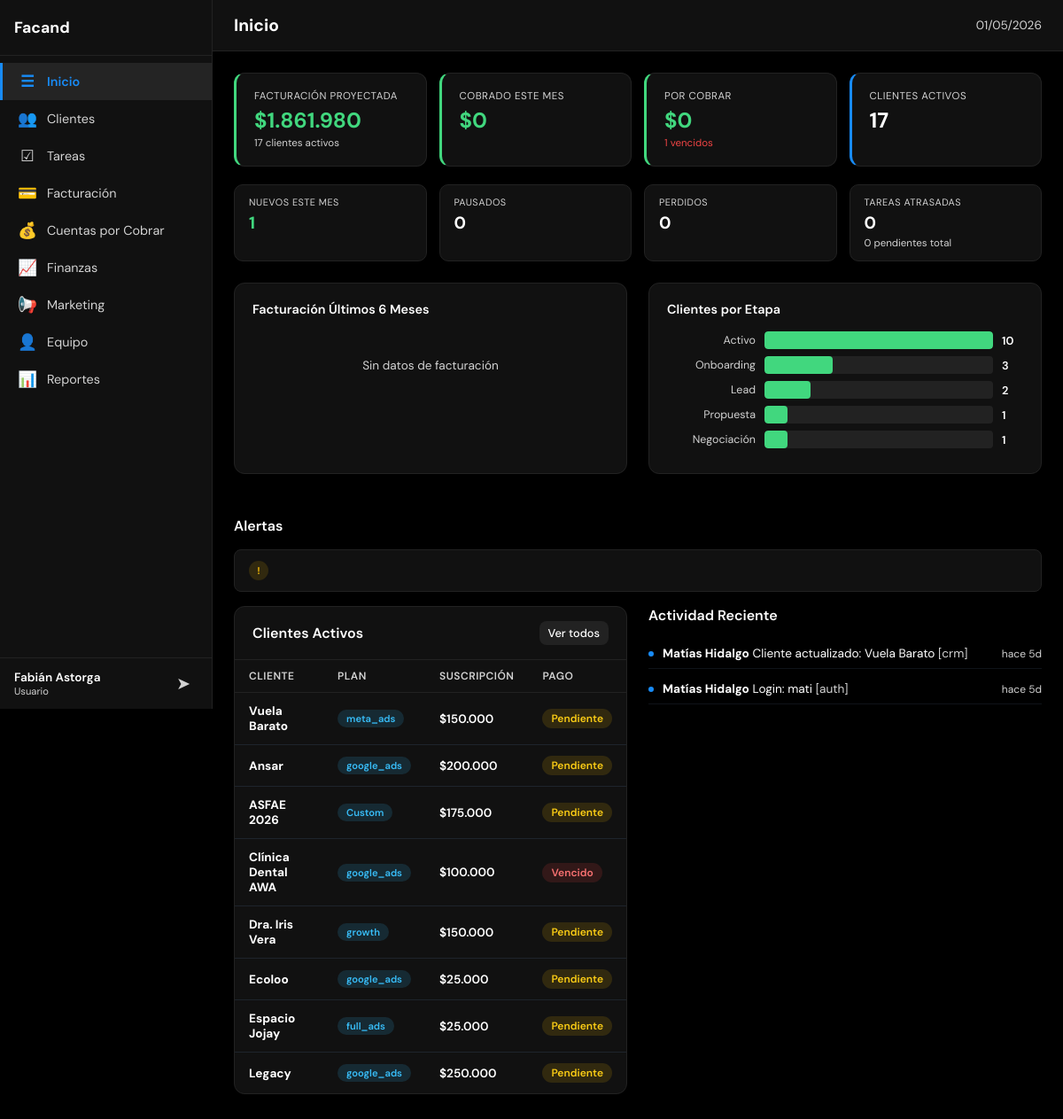
The app's page /index.php (signed in) with its own data.
### tables this page shows
CREATE TABLE usuarios (
            id INTEGER PRIMARY KEY AUTOINCREMENT,
            username TEXT UNIQUE NOT NULL,
            password_hash TEXT NOT NULL,
            nombre TEXT NOT NULL,
            email TEXT DEFAULT '',
            role TEXT NOT NULL DEFAULT 'user' CHECK(role IN ('admin','user')),
            activo INTEGER NOT NULL DEFAULT 1,
            last_login TEXT,
            created_at TEXT DEFAULT (datetime('now')),
            updated_at TEXT DEFAULT (datetime('now'))
        );

CREATE TABLE clientes (
    id INTEGER PRIMARY KEY AUTOINCREMENT,
    nombre TEXT NOT NULL,
    rut TEXT DEFAULT '',
    email TEXT DEFAULT '',
    telefono TEXT DEFAULT '',
    direccion TEXT DEFAULT '',
    contacto_nombre TEXT DEFAULT '',
    contacto_cargo TEXT DEFAULT '',
    tipo TEXT NOT NULL DEFAULT 'prospecto' CHECK(tipo IN ('prospecto','activo','inactivo','cerrado')),
    etapa_pipeline TEXT NOT NULL DEFAULT 'lead' CHECK(etapa_pipeline IN ('lead','contactado','propuesta','negociacion','onboarding','activo','cerrado_ganado','cerrado_perdido')),
    rubro TEXT DEFAULT '',
    plan TEXT DEFAULT '',
    fee_mensual INTEGER DEFAULT 0,
    servicios TEXT DEFAULT '',
    herramientas TEXT DEFAULT '',
    presupuesto_ads TEXT DEFAULT '',
    etapa TEXT DEFAULT '',
    estado_pago TEXT DEFAULT 'pendiente' CHECK(estado_pago IN ('pendiente','pagado','vencido','canje')),
    url_dashboard TEXT DEFAULT '',
    responsable_id INTEGER,
    notas TEXT DEFAULT '',
    created_at TEXT DEFAULT (datetime('now')),
    updated_at TEXT DEFAULT (datetime('now')),
    FOREIGN KEY (responsable_id) REFERENCES equipo(id) ON DELETE SET NULL
);

CREATE TABLE actividad (
            id INTEGER PRIMARY KEY AUTOINCREMENT,
            modulo TEXT NOT NULL,
            accion TEXT NOT NULL,
            cliente_id INTEGER,
            usuario_id INTEGER,
            created_at TEXT DEFAULT (datetime('now'))
        );

### modules/home.php (the view, shortened to what the rows shown need)
<?php
$clientes_recientes = query_all('SELECT nombre, plan, fee_mensual, etapa, estado_pago FROM clientes WHERE tipo = "activo" ORDER BY updated_at DESC LIMIT 8');
$actividad = query_all('SELECT a.*, u.nombre as usuario FROM actividad a LEFT JOIN usuarios u ON a.usuario_id = u.id ORDER BY a.created_at DESC LIMIT 10');
?>
<div class="grid-2">
    <div class="table-container">
        <table>
            <thead><tr><th>Cliente</th><th>Plan</th><th>Suscripción</th><th>Pago</th></tr></thead>
            <tbody>
            <?php foreach ($clientes_recientes as $c): ?>
            <tr>
                <td><strong><?= safe($c['nombre']) ?></strong></td>
                <td><span class="badge status-info" style="font-size:.7rem"><?= safe($c['plan'] ?: 'Custom') ?></span></td>
                <td style="font-weight:600"><?= $c['fee_mensual'] > 0 ? format_money($c['fee_mensual']) : '-' ?></td>
                <td><span class="badge <?= $c['estado_pago'] === 'pagado' ? 'status-success' : ($c['estado_pago'] === 'vencido' ? 'status-danger' : ($c['estado_pago'] === 'canje' ? 'status-muted' : 'status-warning')) ?>"><?= ucfirst($c['estado_pago']) ?></span></td>
            </tr>
            <?php endforeach; ?>
            </tbody>
        </table>
    </div>
    <div>
        <?php if (empty($actividad)): ?>
            <div style="color:var(--text-muted);font-size:.85rem;padding:20px 0;">Sin actividad registrada.</div>
        <?php else: ?>
        <div class="activity-list">
            <?php foreach ($actividad as $act): ?>
            <div class="activity-item">
                <span class="activity-dot"></span>
                <span class="activity-text"><strong><?= safe($act['usuario'] ?? 'Sistema') ?></strong> <?= safe($act['accion']) ?> <span style="color:var(--text-muted)">[<?= safe($act['modulo']) ?>]</span></span>
                <span class="activity-time"><?= time_ago($act['created_at']) ?></span>
            </div>
            <?php endforeach; ?>
        </div>
        <?php endif; ?>
    </div>
</div>

### index.php (shortened to what the rows shown need)
<?php
require_once __DIR__ . '/includes/auth.php';
$app = require __DIR__ . '/config/app.php';
$all_modules = require __DIR__ . '/config/modules.php';
$page = $_GET['page'] ?? 'home';
$module_info = $all_modules[$page];
?>
<!DOCTYPE html>
<html lang="es">
<head>
    <link rel="stylesheet" href="css/styles.css">
</head>
<body>
    <aside class="sidebar" id="sidebar">
        <div class="sidebar-header">
            <h2 class="sidebar-brand"><?= safe($app['name']) ?></h2>
        </div>
        <div class="sidebar-footer">
            <div class="user-info">
                <span class="user-name"><?= safe($current_user['nombre']) ?></span>
                <span class="user-role"><?= $current_user['role'] === 'admin' ? 'Administrador' : 'Usuario' ?></span>
            </div>
        </div>
    </aside>
    <main class="main-content">
        <header class="topbar">
            <h1 class="page-title"><?= safe($module_info['nombre']) ?></h1>
        </header>
        <div class="content-area" id="contentArea">
            <?php
            $module_file = __DIR__ . '/' . $module_info['archivo'];
            if (file_exists($module_file)) {
                include $module_file;
            } else {
                echo '<div class="empty-state"><p>Módulo en construcción</p></div>';
            }
            ?>
        </div>
    </main>
</body>
</html>

### records on screen
usuarios: nombre "Fabián Astorga"
clientes: nombre "Vuela Barato", plan "meta_ads", fee_mensual "$150.000", estado_pago "Pendiente"
clientes: nombre "Ansar", plan "google_ads", fee_mensual "$200.000", estado_pago "Pendiente"
clientes: nombre "ASFAE 2026", plan "Custom", fee_mensual "$175.000", estado_pago "Pendiente"
clientes: nombre "Clínica Dental AWA", plan "google_ads", fee_mensual "$100.000", estado_pago "Vencido"
clientes: nombre "Dra. Iris Vera", plan "growth", fee_mensual "$150.000", estado_pago "Pendiente"
clientes: nombre "Ecoloo", plan "google_ads", fee_mensual "$25.000", estado_pago "Pendiente"
clientes: nombre "Espacio Jojay", plan "full_ads", fee_mensual "$25.000", estado_pago "Pendiente"
clientes: nombre "Legacy", plan "google_ads", fee_mensual "$250.000", estado_pago "Pendiente"
actividad: usuario.nombre "Matías Hidalgo", accion "Cliente actualizado: Vuela Barato", modulo "crm", created_at "hace 5d"
actividad: usuario.nombre "Matías Hidalgo", accion "Login: mati", modulo "auth", created_at "hace 5d"

### other values on screen
safe($app['name']) "Facand"
$mod['icono'] "☰"
safe($mod['nombre']) "Inicio"
$mod['icono'] "👥"
safe($mod['nombre']) "Clientes"
$mod['icono'] "☑"
safe($mod['nombre']) "Tareas"
$mod['icono'] "💳"
safe($mod['nombre']) "Facturación"
$mod['icono'] "💰"
safe($mod['nombre']) "Cuentas por Cobrar"
$mod['icono'] "📈"
safe($mod['nombre']) "Finanzas"
$mod['icono'] "📢"
safe($mod['nombre']) "Marketing"
